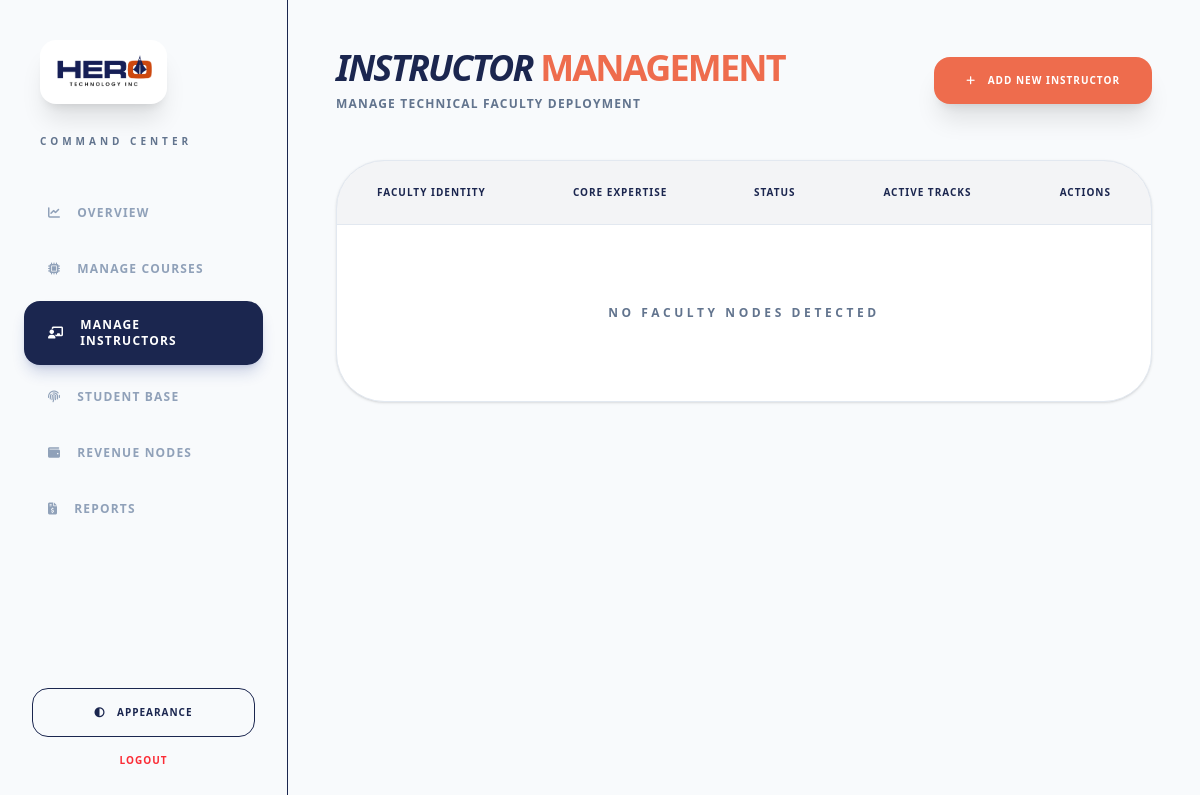
/backpanel/manage-instructors.php?msg=not_found (signed in), run on an earlier commit of the app's database.
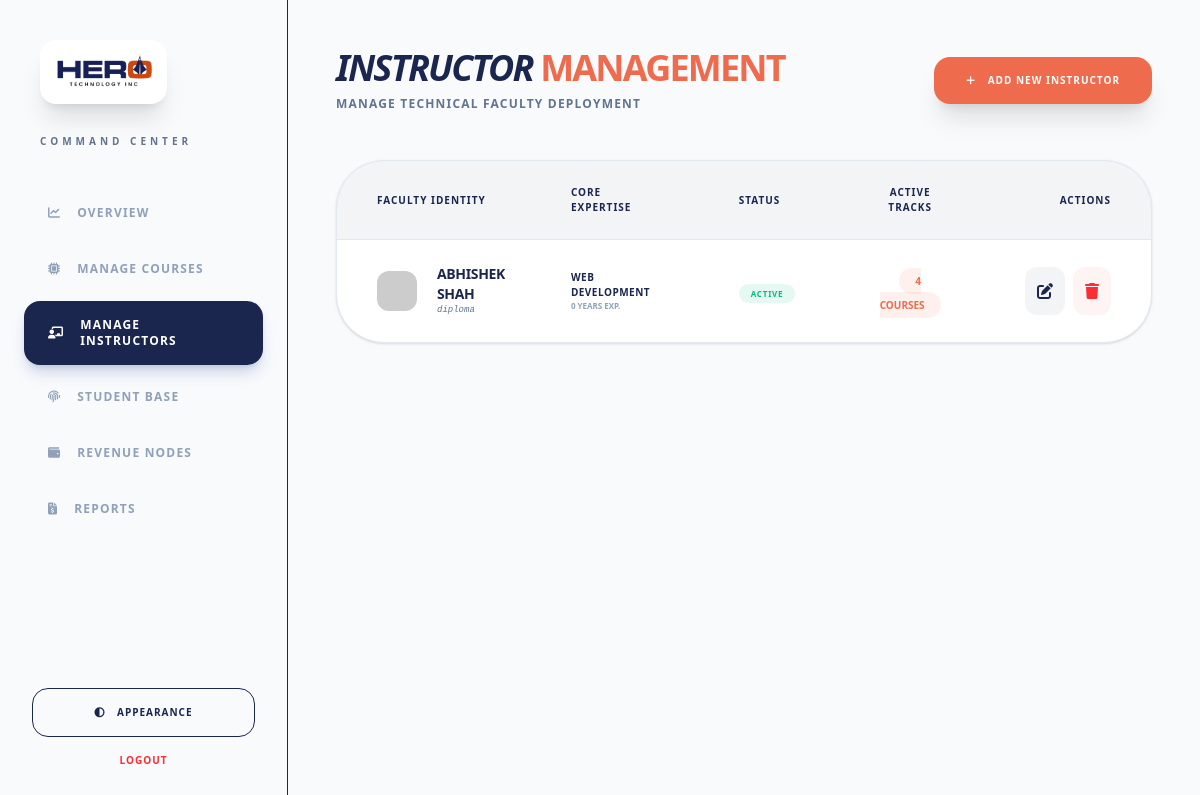
And on a later commit of the database.
### tables this page shows
CREATE TABLE `instructors` (
  `instructor_id` int(11) NOT NULL,
  `name` varchar(150) NOT NULL,
  `email` varchar(150) NOT NULL,
  `bio` text DEFAULT NULL,
  `expertise` varchar(255) DEFAULT NULL,
  `qualification` varchar(255) DEFAULT NULL,
  `experience_years` int(11) DEFAULT 0,
  `linkedin_url` varchar(255) DEFAULT NULL,
  `status` enum('active','inactive','suspended') DEFAULT 'active',
  `created_at` timestamp NOT NULL DEFAULT current_timestamp(),
  `updated_at` timestamp NOT NULL DEFAULT current_timestamp() ON UPDATE current_timestamp()
);

### backpanel/manage-instructors.php (the view, shortened to what the changed rows need)
<?php
require '../config.php';
$query = "SELECT i.*, (SELECT COUNT(*) FROM courses c WHERE c.instructor_id = i.instructor_id) AS course_count
          FROM instructors i
          ORDER BY i.instructor_id DESC";
$result = mysqli_query($conn, $query);
?>
<!DOCTYPE html>
<html lang="en" class="dark">
<head>
    <script src="https://cdn.jsdelivr.net/npm/@tailwindcss/browser@4"></script>
    <link href="https://cdnjs.cloudflare.com/ajax/libs/font-awesome/6.5.2/css/all.min.css" rel="stylesheet"/>
</head>
<body class="bg-[var(--app-bg)] text-[var(--text-main)] antialiased min-h-screen flex overflow-hidden">
    <main class="flex-1 h-screen overflow-y-auto p-6 lg:p-12">
        <header class="flex flex-col md:flex-row justify-between items-start md:items-center gap-6 mb-12">
            <div>
                <h1 class="text-4xl font-black tracking-tighter uppercase italic">
                    Instructor <span class="text-hero-orange not-italic">Management</span>
                </h1>
            </div>
        </header>
        <div class="bg-[var(--card-bg)] rounded-[3rem] border border-[var(--border-color)] shadow-sm overflow-hidden">
            <table class="w-full text-left">
                <thead class="bg-hero-blue/5 border-b border-[var(--border-color)]">
                    <tr>
                        <th class="px-10 py-6 text-[10px] font-black uppercase tracking-widest">Faculty Identity</th>
                        <th class="px-10 py-6 text-[10px] font-black uppercase tracking-widest">Core expertise</th>
                        <th class="px-10 py-6 text-[10px] font-black uppercase tracking-widest">Status</th>
                        <th class="px-10 py-6 text-[10px] font-black uppercase tracking-widest text-center">Active tracks</th>
                        <th class="px-10 py-6 text-[10px] font-black uppercase tracking-widest text-right">Actions</th>
                    </tr>
                </thead>
                <tbody class="divide-y divide-[var(--border-color)]">
                    <?php if(mysqli_num_rows($result) > 0): ?>
                        <?php while($row = mysqli_fetch_assoc($result)): ?>
                        <tr class="hover:bg-hero-orange/[0.02] transition-colors">
                            <td class="px-10 py-6">
                                <div class="flex items-center gap-5">
                                    <img src="<?= !empty($row['profile_image']) ? '../assets/img/instructors/'.$row['profile_image'] : 'https://ui-avatars.com/api/?name='.urlencode($row['name']).'&background=1B264F&color=fff' ?>" class="w-10 h-10 rounded-xl object-cover">
                                    <div>
                                        <p class="text-sm font-black uppercase tracking-tight"><?= htmlspecialchars($row['name']) ?></p>
                                        <p class="text-[9px] font-mono text-slate-500 lowercase italic"><?= htmlspecialchars($row['qualification']) ?></p>
                                    </div>
                                </div>
                            </td>
                            <td class="px-10 py-6">
                                <div class="flex flex-col">
                                    <span class="text-[10px] font-black uppercase text-hero-blue dark:text-hero-orange tracking-wider">
                                        <?= htmlspecialchars($row['expertise']) ?>
                                    </span>
                                    <span class="text-[8px] font-bold text-slate-400 uppercase"><?= $row['experience_years'] ?> Years Exp.</span>
                                </div>
                            </td>
                            <td class="px-10 py-6">
                                <span class="px-3 py-1 rounded-full text-[8px] font-black uppercase tracking-widest <?= $row['status'] == 'active' ? 'bg-emerald-500/10 text-emerald-500' : 'bg-red-500/10 text-red-500' ?>">
                                    <?= $row['status'] ?>
                                </span>
                            </td>
                            <td class="px-10 py-6 text-center">
                                <span class="px-4 py-1.5 bg-hero-orange/10 text-hero-orange text-[10px] font-black rounded-full uppercase">
                                    <?= $row['course_count'] ?> Courses
                                </span>
                            </td>
                            <td class="px-10 py-6 text-right">
                                <div class="flex justify-end gap-2">
                                    <a href="edit-instructor.php?id=<?= $row['instructor_id'] ?>" class="p-3 bg-hero-blue/5 rounded-xl text-hero-blue hover:bg-hero-blue hover:text-white transition-all">
                                        <i class="fas fa-edit"></i>
                                    </a>
                                    <button onclick="confirmDelete(<?= $row['instructor_id'] ?>)" class="p-3 bg-red-500/5 rounded-xl text-red-500 hover:bg-red-500 hover:text-white transition-all">
                                        <i class="fas fa-trash"></i>
                                    </button>
                                </div>
                            </td>
                        </tr>
                        <?php endwhile; ?>
                    <?php else: ?>
                        <tr><td colspan="5" class="px-10 py-20 text-center text-xs font-bold uppercase tracking-[0.3em] text-slate-500">No Faculty Nodes Detected</td></tr>
                    <?php endif; ?>
                </tbody>
            </table>
        </div>
    </main>
</body>
</html>

What changed in the data, as far as the page shows it:
added instructors: name "ABHISHEK SHAH", qualification "diploma", expertise "WEB DEVELOPMENT", experience_years "0", status "ACTIVE", course_count "4"
Also different on the page:
text no longer shown: "NO FACULTY NODES DETECTED"
